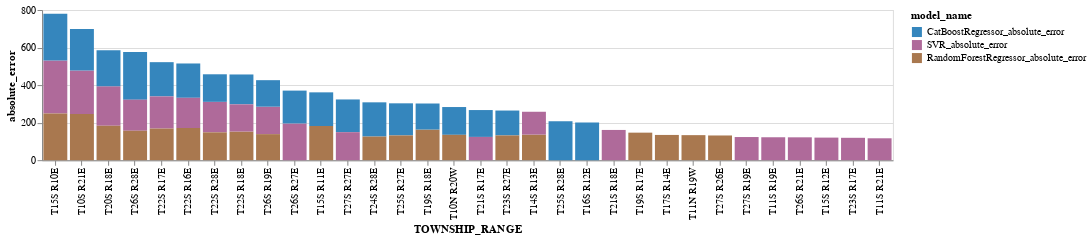

Source (notebook cell):
### Markdown cell above
### Identify townships with the most error

### Code cell
errors_by_township_df, chart = chart_model_error_by_township(error_df, model_name_list, 20)
chart

### Figure 1 — Vega-Lite specification as saved in the notebook (floating-point values rounded to 4 significant figures)
{"config": {"view": {"continuousWidth": 400, "continuousHeight": 300}}, "data": {"name": "data-bfe97e55f789fc8315cdad8923dbdcdd"}, "mark": {"type": "bar", "opacity": 1}, "encoding": {"color": {"field": "model_name", "scale": {"domain": ["CatBoostRegressor_absolute_error", "SVR_absolute_error", "RandomForestRegressor_absolute_error"], "range": ["#3586BD", "#AF6A9A", "#A9784F"]}, "type": "nominal"}, "tooltip": [{"field": "model_name", "type": "nominal"}, {"field": "absolute_error", "type": "quantitative"}, {"field": "TOWNSHIP_RANGE", "type": "nominal"}], "x": {"field": "TOWNSHIP_RANGE", "sort": "-y", "type": "nominal"}, "y": {"field": "absolute_error", "type": "quantitative"}}, "height": 150, "width": 850, "$schema": "https://vega.github.io/schema/vega-lite/v4.17.0.json", "datasets": {"data-bfe97e55f789fc8315cdad8923dbdcdd": [{"TOWNSHIP_RANGE": "T15S R10E", "GSE_GWE_SHIFTED": 182.3, "model_name": "SVR_absolute_error", "absolute_error": 282.0}, {"TOWNSHIP_RANGE": "T26S R28E", "GSE_GWE_SHIFTED": 708.6, "model_name": "CatBoostRegressor_absolute_error", "absolute_error": 254.2}, {"TOWNSHIP_RANGE": "T15S R10E", "GSE_GWE_SHIFTED": 182.3, "model_name": "CatBoostRegressor_absolute_error", "absolute_error": 249.1}, {"TOWNSHIP_RANGE": "T15S R10E", "GSE_GWE_SHIFTED": 182.3, "model_name": "RandomForestRegressor_absolute_error", "absolute_error": 248.5}, {"TOWNSHIP_RANGE": "T10S R21E", "GSE_GWE_SHIFTED": 27.3, "model_name": "RandomForestRegressor_absolute_error", "absolute_error": 246.2}, {"TOWNSHIP_RANGE": "T10S R21E", "GSE_GWE_SHIFTED": 27.3, "model_name": "SVR_absolute_error", "absolute_error": 231.9}, {"TOWNSHIP_RANGE": "T10S R21E", "GSE_GWE_SHIFTED": 27.3, "model_name": "CatBoostRegressor_absolute_error", "absolute_error": 221.0}, {"TOWNSHIP_RANGE": "T20S R18E", "GSE_GWE_SHIFTED": 391.8, "model_name": "SVR_absolute_error", "absolute_error": 211.1}, {"TOWNSHIP_RANGE": "T25S R28E", "GSE_GWE_SHIFTED": 625.6, "model_name": "CatBoostRegressor_absolute_error", "absolute_error": 207.7}, {"TOWNSHIP_RANGE": "T16S R12E", "GSE_GWE_SHIFTED": 621.0, "model_name": "CatBoostRegressor_absolute_error", "absolute_error": 201.2}, {"TOWNSHIP_RANGE": "T26S R27E", "GSE_GWE_SHIFTED": 622.6, "model_name": "SVR_absolute_error", "absolute_error": 195.6}, {"TOWNSHIP_RANGE": "T20S R18E", "GSE_GWE_SHIFTED": 391.8, "model_name": "CatBoostRegressor_absolute_error", "absolute_error": 191.1}, {"TOWNSHIP_RANGE": "T20S R18E", "GSE_GWE_SHIFTED": 391.8, "model_name": "RandomForestRegressor_absolute_error", "absolute_error": 183.2}, {"TOWNSHIP_RANGE": "T22S R16E", "GSE_GWE_SHIFTED": 483.0, "model_name": "CatBoostRegressor_absolute_error", "absolute_error": 182.9}, {"TOWNSHIP_RANGE": "T22S R17E", "GSE_GWE_SHIFTED": 473.4, "model_name": "CatBoostRegressor_absolute_error", "absolute_error": 182.5}, {"TOWNSHIP_RANGE": "T24S R28E", "GSE_GWE_SHIFTED": 546.1, "model_name": "CatBoostRegressor_absolute_error", "absolute_error": 182.4}, {"TOWNSHIP_RANGE": "T15S R11E", "GSE_GWE_SHIFTED": 621.0, "model_name": "RandomForestRegressor_absolute_error", "absolute_error": 181.9}, {"TOWNSHIP_RANGE": "T15S R11E", "GSE_GWE_SHIFTED": 621.0, "model_name": "CatBoostRegressor_absolute_error", "absolute_error": 179.4}, {"TOWNSHIP_RANGE": "T26S R27E", "GSE_GWE_SHIFTED": 622.6, "model_name": "CatBoostRegressor_absolute_error", "absolute_error": 175.1}, {"TOWNSHIP_RANGE": "T27S R27E", "GSE_GWE_SHIFTED": 626.5, "model_name": "CatBoostRegressor_absolute_error", "absolute_error": 174.4}, {"TOWNSHIP_RANGE": "T22S R16E", "GSE_GWE_SHIFTED": 483.0, "model_name": "RandomForestRegressor_absolute_error", "absolute_error": 171.3}, {"TOWNSHIP_RANGE": "T22S R17E", "GSE_GWE_SHIFTED": 473.4, "model_name": "SVR_absolute_error", "absolute_error": 171.3}, {"TOWNSHIP_RANGE": "T25S R27E", "GSE_GWE_SHIFTED": 558.6, "model_name": "CatBoostRegressor_absolute_error", "absolute_error": 171.1}, {"TOWNSHIP_RANGE": "T22S R17E", "GSE_GWE_SHIFTED": 473.4, "model_name": "RandomForestRegressor_absolute_error", "absolute_error": 168.4}, {"TOWNSHIP_RANGE": "T26S R28E", "GSE_GWE_SHIFTED": 708.6, "model_name": "SVR_absolute_error", "absolute_error": 165.5}, {"TOWNSHIP_RANGE": "T19S R18E", "GSE_GWE_SHIFTED": 348.8, "model_name": "RandomForestRegressor_absolute_error", "absolute_error": 163.1}, {"TOWNSHIP_RANGE": "T22S R28E", "GSE_GWE_SHIFTED": 269.7, "model_name": "SVR_absolute_error", "absolute_error": 162.5}, {"TOWNSHIP_RANGE": "T21S R18E", "GSE_GWE_SHIFTED": 416.2, "model_name": "SVR_absolute_error", "absolute_error": 161.0}, {"TOWNSHIP_RANGE": "T22S R16E", "GSE_GWE_SHIFTED": 483.0, "model_name": "SVR_absolute_error", "absolute_error": 160.9}, {"TOWNSHIP_RANGE": "T22S R18E", "GSE_GWE_SHIFTED": 406.4, "model_name": "CatBoostRegressor_absolute_error", "absolute_error": 159.2}, {"TOWNSHIP_RANGE": "T26S R28E", "GSE_GWE_SHIFTED": 708.6, "model_name": "RandomForestRegressor_absolute_error", "absolute_error": 156.7}, {"TOWNSHIP_RANGE": "T22S R18E", "GSE_GWE_SHIFTED": 406.4, "model_name": "RandomForestRegressor_absolute_error", "absolute_error": 152.6}, {"TOWNSHIP_RANGE": "T27S R27E", "GSE_GWE_SHIFTED": 626.5, "model_name": "SVR_absolute_error", "absolute_error": 149.1}, {"TOWNSHIP_RANGE": "T22S R28E", "GSE_GWE_SHIFTED": 269.7, "model_name": "RandomForestRegressor_absolute_error", "absolute_error": 148.2}, {"TOWNSHIP_RANGE": "T10N R20W", "GSE_GWE_SHIFTED": 569.5, "model_name": "CatBoostRegressor_absolute_error", "absolute_error": 148.1}, {"TOWNSHIP_RANGE": "T22S R28E", "GSE_GWE_SHIFTED": 269.7, "model_name": "CatBoostRegressor_absolute_error", "absolute_error": 146.8}, {"TOWNSHIP_RANGE": "T19S R17E", "GSE_GWE_SHIFTED": 339.6, "model_name": "RandomForestRegressor_absolute_error", "absolute_error": 146.6}, {"TOWNSHIP_RANGE": "T26S R19E", "GSE_GWE_SHIFTED": 210.0, "model_name": "SVR_absolute_error", "absolute_error": 146.3}, {"TOWNSHIP_RANGE": "T22S R18E", "GSE_GWE_SHIFTED": 406.4, "model_name": "SVR_absolute_error", "absolute_error": 144.7}, {"TOWNSHIP_RANGE": "T21S R17E", "GSE_GWE_SHIFTED": 437.7, "model_name": "CatBoostRegressor_absolute_error", "absolute_error": 143.1}, {"TOWNSHIP_RANGE": "T26S R19E", "GSE_GWE_SHIFTED": 210.0, "model_name": "CatBoostRegressor_absolute_error", "absolute_error": 141.2}, {"TOWNSHIP_RANGE": "T19S R18E", "GSE_GWE_SHIFTED": 348.8, "model_name": "CatBoostRegressor_absolute_error", "absolute_error": 138.7}, {"TOWNSHIP_RANGE": "T26S R19E", "GSE_GWE_SHIFTED": 210.0, "model_name": "RandomForestRegressor_absolute_error", "absolute_error": 138.7}, {"TOWNSHIP_RANGE": "T14S R13E", "GSE_GWE_SHIFTED": 192.2, "model_name": "RandomForestRegressor_absolute_error", "absolute_error": 136.3}, {"TOWNSHIP_RANGE": "T10N R20W", "GSE_GWE_SHIFTED": 569.5, "model_name": "RandomForestRegressor_absolute_error", "absolute_error": 135.0}, {"TOWNSHIP_RANGE": "T17S R14E", "GSE_GWE_SHIFTED": 475.2, "model_name": "RandomForestRegressor_absolute_error", "absolute_error": 134.4}, {"TOWNSHIP_RANGE": "T11N R19W", "GSE_GWE_SHIFTED": 511.0, "model_name": "RandomForestRegressor_absolute_error", "absolute_error": 133.3}, {"TOWNSHIP_RANGE": "T23S R27E", "GSE_GWE_SHIFTED": 386.5, "model_name": "CatBoostRegressor_absolute_error", "absolute_error": 132.6}, {"TOWNSHIP_RANGE": "T23S R27E", "GSE_GWE_SHIFTED": 386.5, "model_name": "RandomForestRegressor_absolute_error", "absolute_error": 131.7}, {"TOWNSHIP_RANGE": "T25S R27E", "GSE_GWE_SHIFTED": 558.6, "model_name": "RandomForestRegressor_absolute_error", "absolute_error": 131.7}, {"TOWNSHIP_RANGE": "T27S R26E", "GSE_GWE_SHIFTED": 443.7, "model_name": "RandomForestRegressor_absolute_error", "absolute_error": 131.5}, {"TOWNSHIP_RANGE": "T24S R28E", "GSE_GWE_SHIFTED": 546.1, "model_name": "RandomForestRegressor_absolute_error", "absolute_error": 125.7}, {"TOWNSHIP_RANGE": "T21S R17E", "GSE_GWE_SHIFTED": 437.7, "model_name": "SVR_absolute_error", "absolute_error": 123.8}, {"TOWNSHIP_RANGE": "T27S R19E", "GSE_GWE_SHIFTED": 210.0, "model_name": "SVR_absolute_error", "absolute_error": 123.2}, {"TOWNSHIP_RANGE": "T11S R19E", "GSE_GWE_SHIFTED": 304.2, "model_name": "SVR_absolute_error", "absolute_error": 122.0}, {"TOWNSHIP_RANGE": "T26S R21E", "GSE_GWE_SHIFTED": 236.7, "model_name": "SVR_absolute_error", "absolute_error": 121.7}, {"TOWNSHIP_RANGE": "T14S R13E", "GSE_GWE_SHIFTED": 192.2, "model_name": "SVR_absolute_error", "absolute_error": 121.6}, {"TOWNSHIP_RANGE": "T15S R12E", "GSE_GWE_SHIFTED": 394.1, "model_name": "SVR_absolute_error", "absolute_error": 120.2}, {"TOWNSHIP_RANGE": "T23S R17E", "GSE_GWE_SHIFTED": 369.4, "model_name": "SVR_absolute_error", "absolute_error": 119.1}, {"TOWNSHIP_RANGE": "T11S R21E", "GSE_GWE_SHIFTED": 48.35, "model_name": "SVR_absolute_error", "absolute_error": 116.5}]}}
